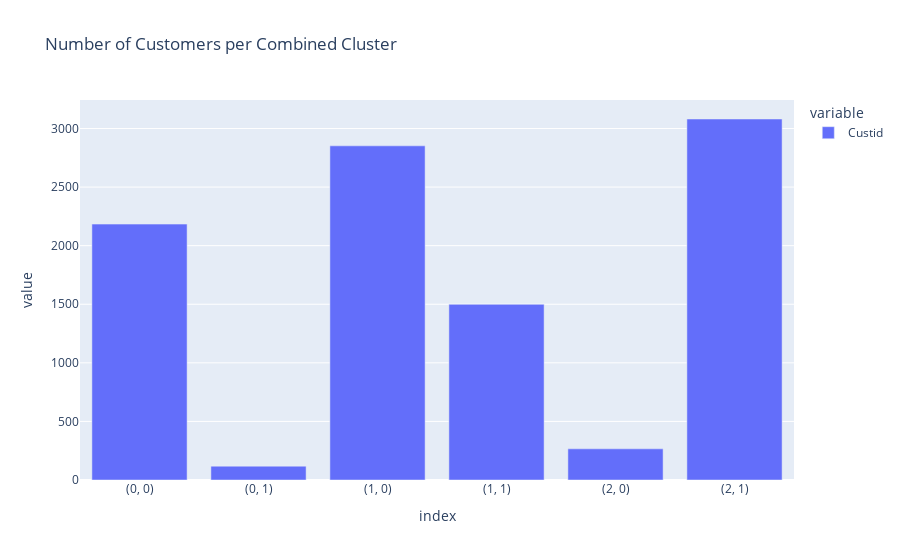

Here is the notebook cell this chart was saved with:
### Code cell
fig = px.bar(df_clustered_final_count, title = "Number of Customers per Combined Cluster")
fig.show()

### Figure 1 — Plotly figure (JSON) as saved in the notebook; plotly's stock layout.template omitted (floating-point values rounded to 4 significant figures)
{"data": [{"alignmentgroup": "True", "hovertemplate": "variable=Custid<br>index=%{x}<br>value=%{y}<extra></extra>", "legendgroup": "Custid", "marker": {"color": "#636efa", "pattern": {"shape": ""}}, "name": "Custid", "offsetgroup": "Custid", "orientation": "v", "showlegend": true, "textposition": "auto", "type": "bar", "x": ["(0, 0)", "(0, 1)", "(1, 0)", "(1, 1)", "(2, 0)", "(2, 1)"], "xaxis": "x", "y": [2184, 118, 2852, 1499, 266, 3081], "yaxis": "y"}], "layout": {"barmode": "relative", "legend": {"title": {"text": "variable"}, "tracegroupgap": 0}, "title": {"text": "Number of Customers per Combined Cluster"}, "xaxis": {"anchor": "y", "domain": [0, 1], "title": {"text": "index"}}, "yaxis": {"anchor": "x", "domain": [0, 1], "title": {"text": "value"}}}}
